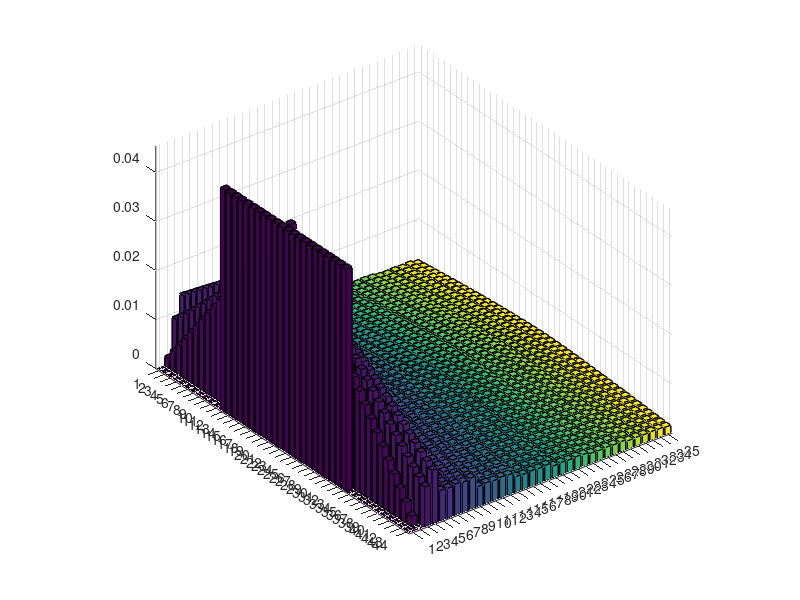

MATLAB code for this plot: (Note: this script raises an error after producing the figure.)
% Client Buffer Manager simulation - Sever, Network and Client buffer
clear all; close all; clc;

worldTime = 0; % global time counter
playOut = 0; % timing for play out
prefetch = 1; % number of segments to prefetch

%% Server - video chunks manifest
r = [3 6 10 16 27]*1e6;
load('CUwDepth.mat');
dd = 4;
bufGof = 5*7;
tileCount = tileCountWdepth(1,dd);
Umatrix = zeros(tileCount, length(r));
Cmatrix = zeros(tileCount, length(r));
Pmatrix = zeros(tileCount, length(r));
for tt=1:tileCount
    Umatrix(tt,:) = UwDepth(1,:,dd);
    Cmatrix(tt,:) = CwDepth(1,:,dd);
end
p = [zeros(1,floor(tileCount/4)) ones(1,floor(tileCount/2)) zeros(1,floor(tileCount/4))];
grd = 1;
for bb=1:bufGof
    if mod(bb,5)==0, grd = grd+1; end
    Pmatrix(:,bb) = p/sum(p)/grd;
    if mod(bb,2)==0,    p = conv(p,[0 p],'same'); p = p/sum(p);
    else                p = conv(p,[p 0],'same'); p = p/sum(p);
    end
end
figure(3); bar3(Pmatrix);
for bb=1:bufGof
    for rr=1:length(r)
        U((bb-1)*tileCount+1:bb*tileCount,rr) = Umatrix(:,rr).*Pmatrix(:,bb);
    end
    C((bb-1)*tileCount+1:bb*tileCount,:) = Cmatrix;
end
FrameToWorldScale = 0;
FrameToWorldRotation = 0;
FrameToWorldTranslation = 0;
numberofSegment = 1000; % number of segments for simulation
segmentDuration = 4/30; % chunk duration (sec)
startTime = 0;
duration = numberofSegment * segmentDuration;
endTime = startTime + duration;
startSegment = 0;
degreesPerTileAt1m = 0;
representationCount = length(r);
URLbase = 0;
Rep = r;
packetSize = 256; % bytes
numberofPacket = 488; % initial number of packet for one segment

%% Network model
% Model based network throughput generation
% networkModel = [20 15 10 5 3 1 3 5 10 15 20 ...
%     20 15 10 5 3 1 3 5 10 15 20 ...
%     1 3 5 10 15 20 1 3 5 10 15 20 ...
%     5 15 5 15 5 15 5]*1e6;
networkModel = 30e6;
mu = 8*packetSize./networkModel;

%% Client buffer model
cb(1) = clientBufferCT(0,0,segmentDuration,[],worldTime);

% initialize
downloadBytes = 0;
downloadTime = 0;

% Get Asset
m1 = manifest;
m2 = submanifest;
A = Asset;
A.manifest = m1;
A.submanifest = m2;

% Select clip to play and speed
AssetClipStartTime = A.manifest.startTime;
AssetClipEndTime = A.manifest.endTime;
AssetClipSpeed = 1;

% state matrix
state = zeros(tileCount*bufGof, 1);

% Read first segment
R(1) = packetSize*numberofPacket*8/segmentDuration; % initial video rate
StartSegment = floor((AssetClipStartTime-A.manifest.startTime)/A.manifest.duration);
%downloadBytes = downloadBytes + A.submanifest.Rep;

% Prefetch
for ff=1:prefetch
    for pf = 1:numberofPacket
        ar = -mu(1)*log(rand); % exprnd(mu(1));
        worldTime = worldTime + ar;
    end
    cb(ff+1) = cb(ff).segmentin(worldTime,R(1));
end

% Loop until done
pb = Playback;
SmoothedChat(1) = 0; f = 0.5;

for ss=1:numberofSegment-1
    ss
    bufferTargetDuration = min([5 ceil(pb.currentTime+1)]);
    downloadTime = 0;
    %if mod(ss,100) == 0, mu = 0.1*rand(); end
    for pp=1:numberofPacket
        % Packet arrivals - every segment 
        %wB = 0.3;
        %wA = mu(floor(length(mu)*ss/numberofSegment)+1)/gamma(1+1/wB);
        ar = -mu(floor(length(mu)*ss/numberofSegment)+1)*log(rand);
        %ar = wblrnd(wA,wB); % Weibull
        %ar = exprnd(mu(floor(4*ss/num_seg)+1)); % Exponential
        %ar = Ti(pp+1)-Ti(pp); % Time-varying Poisson process
        worldTime = worldTime + ar;
        pb.currentTime = worldTime;
        downloadTime = downloadTime + ar; % segment time counter

        % Packet departures - every chunk period
        if floor(worldTime/segmentDuration) > playOut
            cb(ff+1) = cb(ff).segmentout(worldTime);
            tempState = zeros(1,tileCount*bufGof);
            tempState(1:end-tileCount) = state(tileCount+1:end);
            state = tempState;
            playOut = floor(worldTime/segmentDuration);
            ff = ff + 1;
        end
        % Buffer occupancy update
    end
    cb(ff+1) = cb(ff).segmentin(worldTime,R(ss));
    ff = ff + 1;
    %% Rate adaptation algorithm
    Chat(ss) = R(ss)*segmentDuration/downloadTime;
    SmoothedChat(ss+1) = f*Chat(ss) + (1-f)*SmoothedChat(ss);
    
    switch(4)
        case 1
            % Throughput based algorithm
            %ri = sum(mean(Chat(max([1 (ss-5)]):ss))>r); 
            BW = sum(SmoothedChat(ss+1)>r); 
        case 2
            % Buffer based algorithm
            BW = sum(400000*cb(ff).o>r); 
        case 3
            % Our algorithm with buffer overflow protection
            if cb(ff).o>floor(bufferTargetDuration/segmentDuration)
                BW = sum((Chat(ss)*(cb(ff).o-floor(bufferTargetDuration/segmentDuration)+1))>r*segmentDuration)
            else BW = sum((Chat(ss)/(floor(bufferTargetDuration/segmentDuration)-cb(ff).o))>r*segmentDuration);
            end
        otherwise 
            % Our algorithm
            %ri = sum((Chat(ss)/(floor(bufferTargetDuration/segmentDuration)-cb(ff).o))>r*segmentDuration);
            %BW = (SmoothedChat(ss+1)/(floor(bufferTargetDuration/segmentDuration)-cb(ff).o))/segmentDuration;
            %BW = (SmoothedChat(ss+1)/(floor(bufferTargetDuration)-cb(ff).o))/segmentDuration;
            BW = SmoothedChat(ss+1)/(floor(bufferTargetDuration)-(cb(ff).o));
    end
    %% Utility Maximization and Make a request
    %state = reshape(stateMatrix(:,1:bufferTargetDuration), [1 tileCount*bufferTargetDuration]);
    %U = reshape(Umatrix, [tileCount*bufferTargetDuration length(r)]);
    %C = reshape(Cmatrix, [tileCount*bufferTargetDuration length(r)]);
    %P = reshape(Pmatrix(:,1:bufferTargetDuration), [1 tileCount*bufferTargetDuration]);
    state = TBRS_ARv2(BW, tileCount*bufGof, 5, U, C, state);
    stateMatrix = reshape(state(1:tileCount*bufGof), [tileCount bufGof]);
    figure(1); bar3(stateMatrix'); axis([0 tileCount 0 bufGof 0 length(r)]); drawnow;
    F(ss) = getframe;
    R(ss+1) = max([1 BW]);
    %R(ss+1) = (SmoothedChat(ss+1)/(floor(bufferTargetDuration/segmentDuration)-cb(ff).o))/segmentDuration;
    numberofPacket = floor(R(ss+1)*segmentDuration/(packetSize*8));
    for tt=1:tileCount
        if stateMatrix(tt,1)>0
            utility(ss,tt)=(Pmatrix(tt,1)>0).*Umatrix(tt,stateMatrix(tt,1));
        else
            utility(ss,tt)=0;
        end
    end
end

for ll=1:size(cb,2)-1, plot_t(ll) = cb(ll).tt; plot_o(ll) = cb(ll).o; end
figure(2); 
subplot(4,1,1); 
plot(plot_t, plot_o); ylabel('sec'); title('Buffer Occupancy'); 
text(1,1,['Stall' num2str(cb(end).st)]);
subplot(4,1,2); 
plot(segmentDuration*(0:length(Chat)-1),Chat,'r'); ylabel('bps'); title('Estimated Throughput'); 
text(5,1e7,['Average' num2str(mean(Chat),'%1.2e')]);
subplot(4,1,3); 
plot(segmentDuration*(0:length(R)-1),R,'k'); ylabel('bps'); title('Bitrate'); 
text(5,1e7,['Average' num2str(mean(R),'%1.2e')]);
subplot(4,1,4);
plot(segmentDuration*(0:length(utility(:,1))-1),sum(utility,2),'g'); xlabel('sec'); ylabel('utility'); title('Utility');
text(5,250,['Average' num2str(mean(sum(utility,2)),'%3.0d')]);